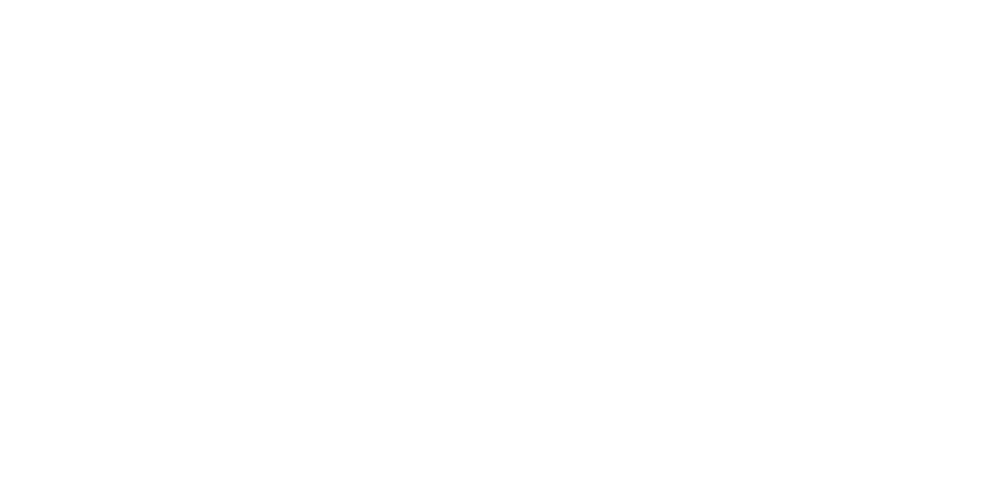
Frame 1 (no input)
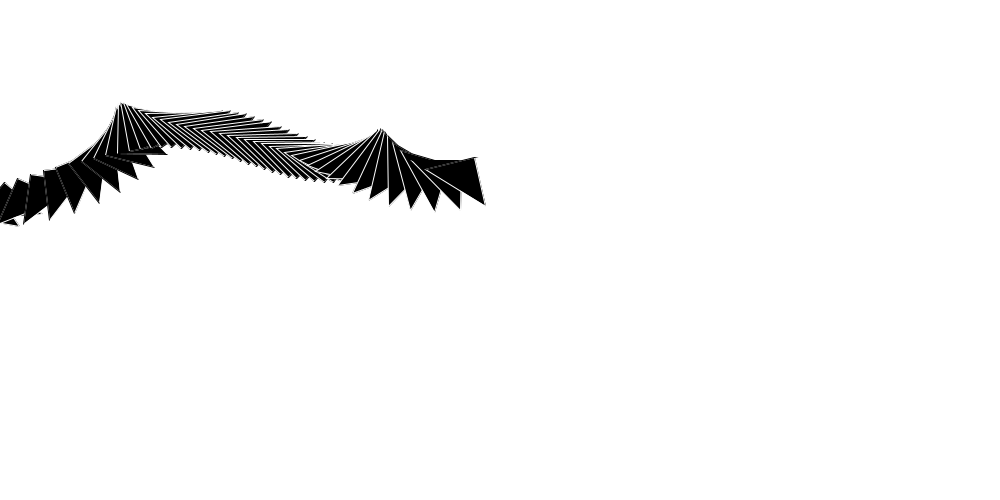
Frame 60 (the mouse pressed at the canvas centre just before this capture)
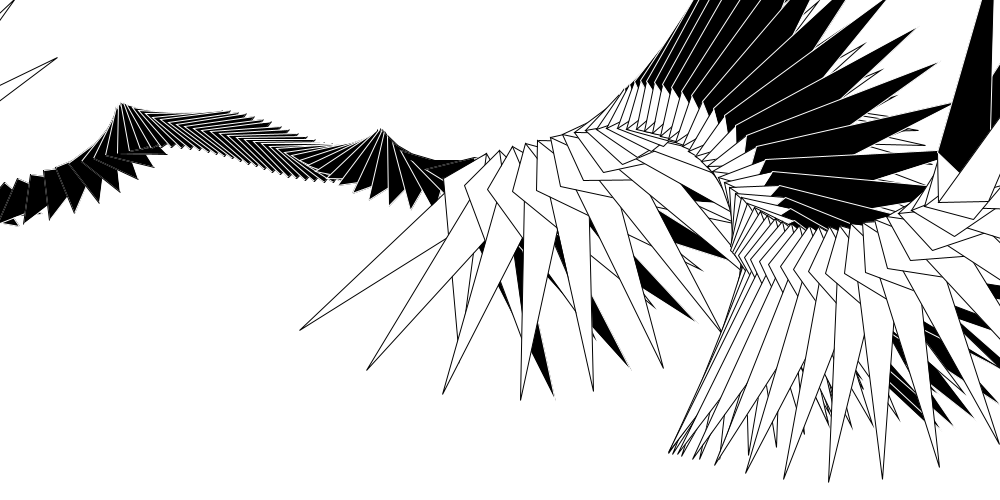
Frame 120 (the mouse held since frame 60 and released just before this capture)

The Processing sketch that drew these frames (run headless with seeded random() and noise(); from frame 60 on, the mouse is pressed at the canvas centre):

// Processing sketch: processing_86424
// ── processing_86424.pde

//import processing.dxf.*;

float xoff = 0.0;
float x,y, xspeed, yspeed, angA;
//boolean recording;
//PGraphicsPDF pdf;
boolean record;

void setup() {
  size(1000,500);
  background(255);
 // pdf = (PGraphicsPDF) createGraphics(width, height, PDF, "triangles.pdf");
  // camera(width/2, height/2, 800, width/2, height/2, 0, 0,1,0);
}

void draw() {
  
  
  noiseDetail(3,0.9);
 // z += .05;
  x += 10;
  xoff = xoff + .01;
  float n = noise(xoff) * width;
  pushMatrix();
  stroke(0);
  translate(x-(n/5),y+(n/4));
  rotate(radians(n/1.5)+(y-x/10)/10);
  //rotate(radians(n*1.4)+(x-y/10));
  rectMode(CENTER);
  fill(255);
  stroke(0);
  //rect(0,0, mouseX/4 , mouseY/2);
  triangle(0,0,50, 0, mouseY/4,mouseX/2);
  fill(0);
  stroke(255);
  
  triangle(mouseX/2,mouseY/4,50, 0, 0,50);
  fill(255);
  stroke(0);
  //rect(0,15,mouseY/2,mouseX/4);
  triangle(0,0,mouseX/3, mouseY/2, 0,50);
  //box(60,30,3);
  popMatrix();
  //line(n, 0, n, height);
  
  if (x >= width+100) {
      x = 0;
      y+= 15;
  }  
  
  if (y>= 300) {
      y = 0;
  }


}
